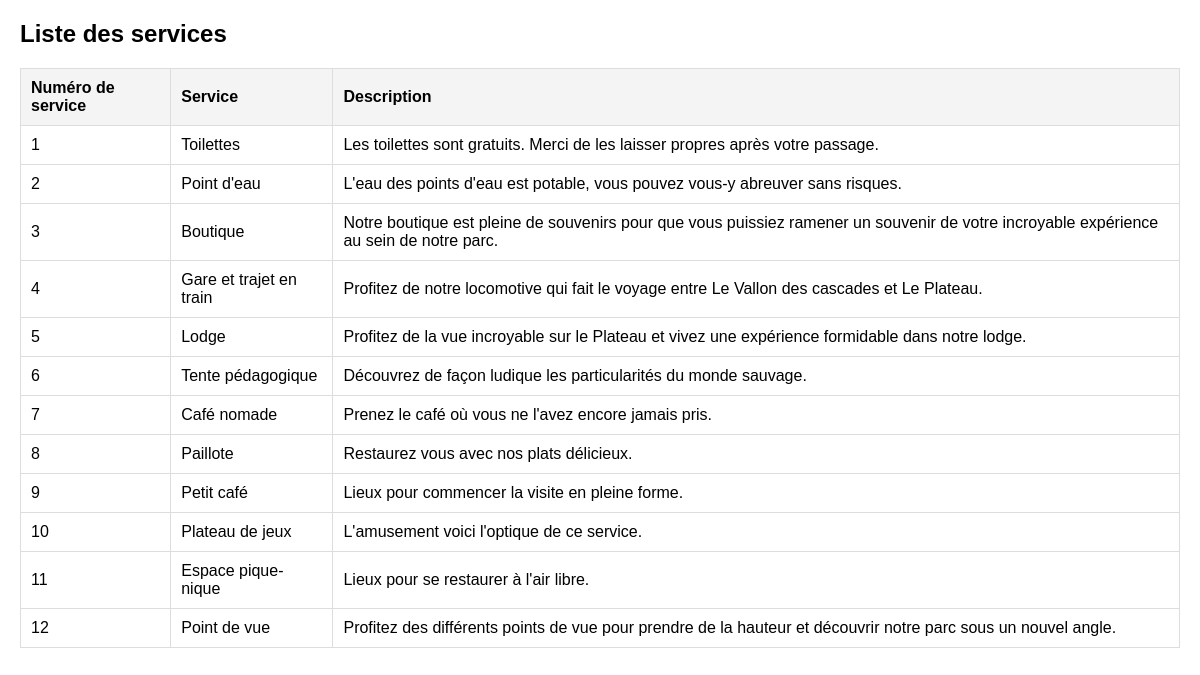
The app's page /back/get_services.php with its own data.
### tables this page shows
CREATE TABLE IF NOT EXISTS `services` (
  `service_id` int NOT NULL AUTO_INCREMENT,
  `name` varchar(50) NOT NULL,
  `location` varchar(100) NOT NULL,
  `description` text,
  PRIMARY KEY (`service_id`)
);

### back/get_services.php (the view, shortened to what this page needs)
<?php
$host = 'localhost';
$dbname = 'bdd_temp';
$user = 'root';
$pass = '';
try {
    $pdo = new PDO("mysql:host=$host;dbname=$dbname;charset=utf8", $user, $pass);
    $pdo->setAttribute(PDO::ATTR_ERRMODE, PDO::ERRMODE_EXCEPTION);
} catch (PDOException $e) {
    die("Erreur de connexion à la base de données : " . $e->getMessage());
}
try {
    $stmt = $pdo->query("SELECT * FROM services");
    $services = $stmt->fetchAll(PDO::FETCH_ASSOC);
} catch (PDOException $e) {
    die("Erreur lors de la récupération des avis : " . $e->getMessage());
}
?>
<!DOCTYPE html>
<html lang="fr">
<head>
</head>
<body>
    <h2>Liste des services</h2>
    <table>
        <thead>
            <tr>
                <th>Numéro de service</th>
                <th>Service</th>
                <th>Description</th>
            </tr>
        </thead>
        <tbody>
            <?php if (empty($services)) : ?>
                <tr>
                    <td colspan="5">Aucun service disponible pour le moment.</td>
                </tr>
            <?php else : ?>
                <?php foreach ($services as $service) : ?>
                    <tr>
                        <td><?= htmlspecialchars($service['service_id']) ?></td>
                        <td><?= $service['name'] ?? 'Non spécifié' ?></td>
                        <td><?= nl2br($service['description']) ?></td>
                    </tr>
                <?php endforeach; ?>
            <?php endif; ?>
        </tbody>
    </table>
</body>
</html>

### back/get_services.php (style rules this page uses)
body { font-family: Arial, sans-serif; margin: 20px; }
table { width: 100%; border-collapse: collapse; margin-bottom: 20px; }
table, th, td { border: 1px solid #ddd; }
th, td { padding: 10px; text-align: left; }
th { background-color: #f4f4f4; }

### records on screen
services: service_id "1", name "Toilettes", description "Les toilettes sont gratuits. Merci de les laisser propres après votre passage."
services: service_id "2", name "Point d'eau", description "L'eau des points d'eau est potable, vous pouvez vous-y abreuver sans risques."
services: service_id "3", name "Boutique", description "Notre boutique est pleine de souvenirs pour que vous puissiez ramener un souvenir de votre incroyable expérience au sein de notre parc."
services: service_id "4", name "Gare et trajet en train", description "Profitez de notre locomotive qui fait le voyage entre Le Vallon des cascades et Le Plateau."
services: service_id "5", name "Lodge", description "Profitez de la vue incroyable sur le Plateau et vivez une expérience formidable dans notre lodge."
services: service_id "6", name "Tente pédagogique", description "Découvrez de façon ludique les particularités du monde sauvage."
services: service_id "7", name "Café nomade", description "Prenez le café où vous ne l'avez encore jamais pris."
services: service_id "8", name "Paillote", description "Restaurez vous avec nos plats délicieux."
services: service_id "9", name "Petit café", description "Lieux pour commencer la visite en pleine forme."
services: service_id "10", name "Plateau de jeux", description "L'amusement voici l'optique de ce service."
services: service_id "11", name "Espace pique-nique", description "Lieux pour se restaurer à l'air libre."
services: service_id "12", name "Point de vue", description "Profitez des différents points de vue pour prendre de la hauteur et découvrir notre parc sous un nouvel angle."
